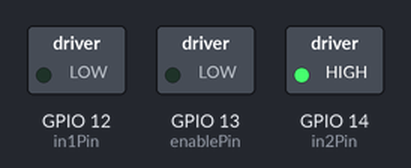
Recording of a program running on a simulated ESP32 board running MicroPython. On the bench: switched loads named in the program (green lamp = pin HIGH). At 0.0 s the program stops and its outputs stay as they are.

Above: at 0.1 s.
Timing chart, 0 to 1.5 s (numbered marks = the images above):
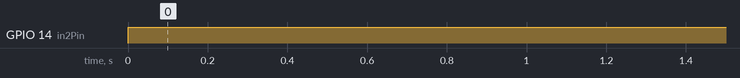

The program:

Motor_And_Driver.py
```python
from machine import ADC,Pin,PWM
import time
import math

in1Pin=Pin(12, Pin.OUT)
in2Pin=Pin(14, Pin.OUT)

enablePin=Pin(13, Pin.OUT)
pwm=PWM(enablePin,10000)

adc=ADC(Pin(36))
adc.atten(ADC.ATTN_11DB)
adc.width(ADC.WIDTH_12BIT)

def driveMotor(dir,spd):
    if dir:
        in1Pin.value(1)
        in2Pin.value(0)
    else :
        in1Pin.value(0)
        in2Pin.value(1)
    pwm.duty(spd)

try:
    while True:
        potenVal = adc.read()
        rotationSpeed = potenVal - 2048
        if (potenVal > 2048):
            rotationDir = 1;
        else:
            rotationDir = 0;
        rotationSpeed=int(math.fabs((potenVal-2047)//2)-1)
        driveMotor(rotationDir,rotationSpeed)
        time.sleep_ms(10)
except:
    pwm.deinit()
```

Measured:
- by itself, GPIO 14 (in2Pin): LOW → HIGH at 0.00 s
